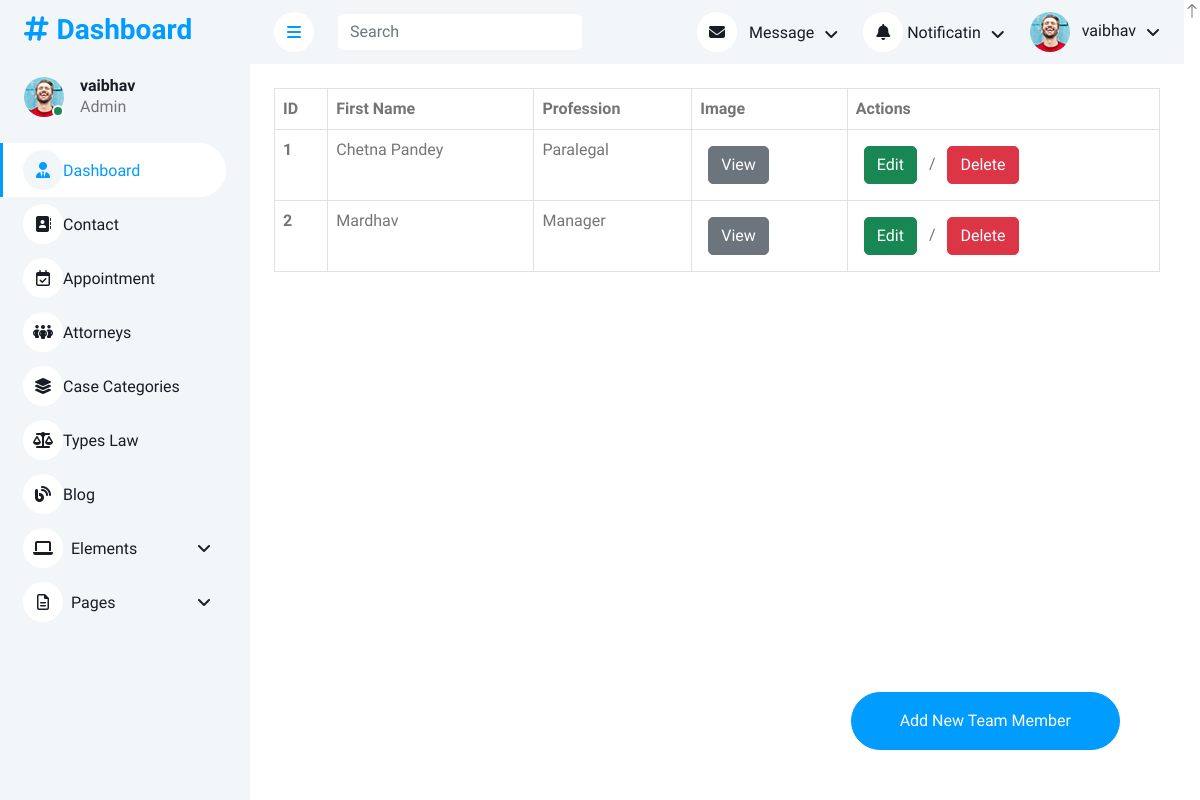
Page /attorneys (signed in) on the committed database.
### userapp/models.py (models this page shows, shortened)
class Attorneys(models.Model):
    name = models.CharField(max_length=20)
    profession = models.CharField(max_length=30)
    image = models.FileField(upload_to='image/')

### adminapp/views.py (the view)
# urls.py: path('attorneys', views.attorneys),
def attorneys(request):
    data = Attorneys.objects.all
    return render(request,'adminapp/attorneys.html',{"data":data})

### templates/adminapp/attorneys.html (shortened to what this page needs)
<!DOCTYPE html>
{% load static %}
<html lang="en">
<head>
    <link href="https://cdnjs.cloudflare.com/ajax/libs/font-awesome/6.7.2/css/all.min.css" rel="stylesheet">
    <link href="https://cdn.jsdelivr.net/npm/bootstrap-icons@1.4.1/font/bootstrap-icons.css" rel="stylesheet">
    <link href="{% static 'adminapp/lib/owlcarousel/assets/owl.carousel.min.css' %}" rel="stylesheet">
    <link href="{% static 'adminapp/lib/tempusdominus/css/tempusdominus-bootstrap-4.min.css' %}" rel="stylesheet">
    <link href="{% static 'adminapp/css/bootstrap.min.css' %}" rel="stylesheet">
    <link href="{% static 'adminapp/css/style.css' %}" rel="stylesheet">
</head>
<body>
    <div class="container-xxl position-relative bg-white d-flex p-0">
        {% include 'adminapp/sidebar.html' %}
        <div class="content">
            {% include 'adminapp/navbar.html' %}
            <div class="col-12">
                <div class="rounded h-100 p-4">
                    <div class="table-responsive">
                        <table class="table table-bordered">
                            <thead>
                                <tr>
                                    <th scope="col">ID</th>
                                    <th scope="col">First Name</th>
                                    <th scope="col">Profession</th>
                                    <th scope="col">Image</th>
                                    <th scope="col">Actions</th>
                                </tr>
                            </thead>
                            <tbody>
                                {% for i in data %}
                                <tr>
                                    <th scope="row">{{ i.id }}</th>
                                    <td>{{ i.name }}</td>
                                    <td>{{ i.profession }}</td>
                                    <td>
                                        <button type="button" class="btn btn-secondary m-2">View</button>
                                    </td>
                                    <td>
                                        <button type="button" class="btn btn-success m-2">Edit</button> /
                                        <button type="button" class="btn btn-danger m-2">Delete</button>
                                    </td>
                                </tr>
                                {% endfor %}
                            </tbody>
                        </table>
                    </div>
                </div>
            </div>
        </div>
        <a class="btn btn-primary rounded-pill py-3 px-5"
   style="position: fixed; bottom: 50px; right: 80px; z-index: 1030;"
   href="add-team">Add New Team Member</a>
            <i class="bi bi-arrow-up"></i>
    </div>
</body>
</html>

### static/adminapp/css/style.css (style rules this page uses)
:root { --primary: #009CFF; --light: #F3F6F9; --dark: #191C24; }
.btn { transition: .5s; }
.btn.btn-primary { color: #FFFFFF; }
.content { margin-left: 250px; min-height: 100vh; background: #FFFFFF; transition: 0.5s; }
@media (min-width: 992px) { .content { width: calc(100% - 250px); } }

### rows in the picture
Attorneys: id "1", name "Chetna Pandey", profession "Paralegal"
Attorneys: id "2", name "Mardhav", profession "Manager"

### other values in the picture
{{ request.session.name }} "vaibhav"
